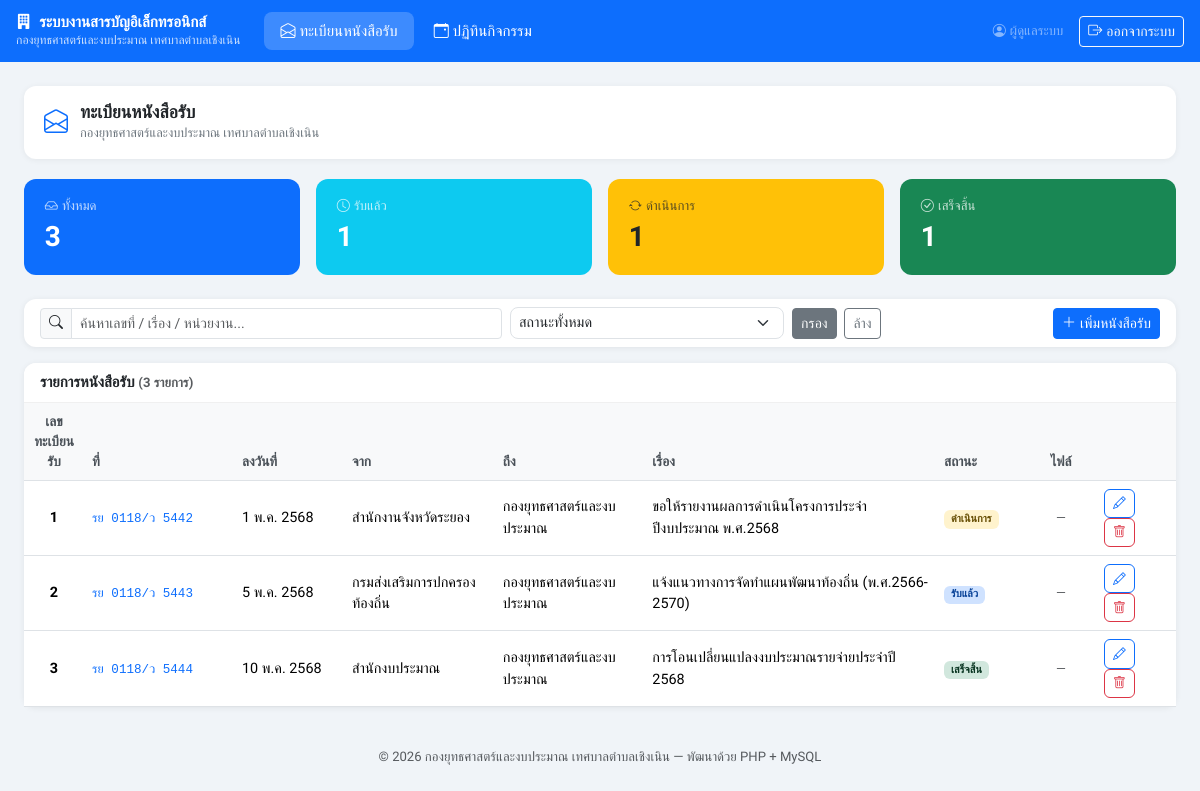
/index.php (signed in), run on the app's committed database.
### tables this page shows
CREATE TABLE IF NOT EXISTS books (
    id INT AUTO_INCREMENT PRIMARY KEY,
    book_ref VARCHAR(100),
    book_date DATE,
    from_org VARCHAR(200) NOT NULL,
    to_org VARCHAR(200),
    subject TEXT NOT NULL,
    status ENUM('รับแล้ว','ดำเนินการ','เสร็จสิ้น') DEFAULT 'รับแล้ว',
    attachment VARCHAR(500),
    created_by INT,
    created_at TIMESTAMP DEFAULT CURRENT_TIMESTAMP,
    updated_at TIMESTAMP DEFAULT CURRENT_TIMESTAMP ON UPDATE CURRENT_TIMESTAMP,
    FOREIGN KEY (created_by) REFERENCES users(id)
);

### includes/config.php (called while the page is built, shortened)
<?php
function currentUser() {
    return $_SESSION ?? [];
}
function thaiDate($date) {
    $months = ['','ม.ค.','ก.พ.','มี.ค.','เม.ย.','พ.ค.','มิ.ย.','ก.ค.','ส.ค.','ก.ย.','ต.ค.','พ.ย.','ธ.ค.'];
    $d = date_create($date);
    $day   = date_format($d, 'j');
    $month = (int) date_format($d, 'n');
    $year  = (int) date_format($d, 'Y') + 543;
    return "$day {$months[$month]} $year";
}
function sanitize($str) {
    return htmlspecialchars(trim($str), ENT_QUOTES, 'UTF-8');
}

### index.php (the view, shortened to what this page needs)
<?php
require_once 'includes/config.php';
$db = getDB();
$activePage = 'books';
$search  = trim($_GET['q'] ?? '');
$where   = '1=1';
$stmt = $db->prepare("SELECT b.*, (SELECT COUNT(*) FROM books b2 WHERE b2.id <= b.id) AS reg_number FROM books b WHERE $where ORDER BY b.id ASC");
$stmt->execute();
$books = $stmt->get_result()->fetch_all(MYSQLI_ASSOC);
$stats   = $db->query("SELECT status, COUNT(*) as cnt FROM books GROUP BY status")->fetch_all(MYSQLI_ASSOC);
$statMap = ['รับแล้ว'=>0,'ดำเนินการ'=>0,'เสร็จสิ้น'=>0];
foreach ($stats as $s) $statMap[$s['status']] = $s['cnt'];
$total = array_sum($statMap);
include 'includes/navbar.php';
?>
<div class="page-header">
  <i class="bi bi-envelope-open text-primary fs-4"></i>
  <div>
    <h4>ทะเบียนหนังสือรับ</h4>
    <p class="sub">กองยุทธศาสตร์และงบประมาณ เทศบาลตำบลเชิงเนิน</p>
  </div>
</div>
<div class="row g-3 mb-4">
  <div class="col-6 col-md-3">
    <div class="stat-card bg-primary"><div class="small opacity-75"><i class="bi bi-inbox me-1"></i>ทั้งหมด</div><div class="fs-3 fw-bold"><?= $total ?></div></div>
  </div>
  <div class="col-6 col-md-3">
    <div class="stat-card bg-info"><div class="small opacity-75"><i class="bi bi-clock me-1"></i>รับแล้ว</div><div class="fs-3 fw-bold"><?= $statMap['รับแล้ว'] ?></div></div>
  </div>
  <div class="col-6 col-md-3">
    <div class="stat-card bg-warning text-dark"><div class="small opacity-75"><i class="bi bi-arrow-repeat me-1"></i>ดำเนินการ</div><div class="fs-3 fw-bold"><?= $statMap['ดำเนินการ'] ?></div></div>
  </div>
  <div class="col-6 col-md-3">
    <div class="stat-card bg-success"><div class="small opacity-75"><i class="bi bi-check-circle me-1"></i>เสร็จสิ้น</div><div class="fs-3 fw-bold"><?= $statMap['เสร็จสิ้น'] ?></div></div>
  </div>
</div>
<div class="card mb-3">
  <div class="card-body py-2 px-3">
    <form method="GET" class="row g-2 align-items-center">
      <div class="col-md-5">
        <div class="input-group input-group-sm">
          <span class="input-group-text"><i class="bi bi-search"></i></span>
          <input type="text" name="q" class="form-control" placeholder="ค้นหาเลขที่ / เรื่อง / หน่วยงาน..." value="<?= sanitize($search) ?>">
        </div>
      </div>
      <div class="col-md-3">
        <select name="status" class="form-select form-select-sm">
          <option value="">สถานะทั้งหมด</option>
        </select>
      </div>
      <div class="col-auto">
        <button type="submit" class="btn btn-sm btn-secondary">กรอง</button>
        <a href="index.php" class="btn btn-sm btn-outline-secondary ms-1">ล้าง</a>
      </div>
      <div class="col-auto ms-auto">
        <button type="button" class="btn btn-sm btn-primary" data-bs-toggle="modal" data-bs-target="#modalBook">
          <i class="bi bi-plus-lg me-1"></i>เพิ่มหนังสือรับ
        </button>
      </div>
    </form>
  </div>
</div>
<div class="card">
  <div class="card-header d-flex justify-content-between align-items-center py-2">
    <span class="fw-semibold">รายการหนังสือรับ <span class="text-muted small">(<?= count($books) ?> รายการ)</span></span>
  </div>
  <div class="card-body p-0">
    <div class="table-responsive">
      <table class="table table-hover mb-0">
        <thead>
          <tr>
            <th style="width:60px" class="text-center">เลขทะเบียนรับ</th>
            <th style="width:150px">ที่</th>
            <th style="width:110px">ลงวันที่</th>
            <th>จาก</th>
            <th>ถึง</th>
            <th>เรื่อง</th>
            <th style="width:90px">สถานะ</th>
            <th style="width:70px" class="text-center">ไฟล์</th>
            <th style="width:80px"></th>
          </tr>
        </thead>
        <tbody>
          <?php if (empty($books)): ?>
          <tr><td colspan="9" class="text-center text-muted py-5">
            <i class="bi bi-inbox fs-3 d-block mb-2"></i>ไม่พบข้อมูล
          </td></tr>
          <?php else: ?>
          <?php foreach ($books as $i => $b): ?>
          <tr>
            <td class="text-center fw-semibold"><?= $b['reg_number'] ?></td>
            <td><code class="text-primary small"><?= sanitize($b['book_ref']) ?></code></td>
            <td class="small"><?= thaiDate($b['book_date']) ?></td>
            <td class="small"><?= sanitize($b['from_org']) ?></td>
            <td class="small"><?= sanitize($b['to_org'] ?: '-') ?></td>
            <td class="small"><?= sanitize($b['subject']) ?></td>
            <td><span class="badge badge-<?= $b['status'] ?>"><?= $b['status'] ?></span></td>
            <td class="text-center">
              <?php if (!empty($b['attachment'])): ?>
                <?php $ext = strtolower(pathinfo($b['attachment'], PATHINFO_EXTENSION)); ?>
                <?php if ($ext === 'pdf'): ?>
                  <a href="uploads/<?= urlencode($b['attachment']) ?>" target="_blank" class="btn btn-outline-danger btn-action" title="เปิด PDF">
                    <i class="bi bi-file-earmark-pdf"></i>
                  </a>
                <?php else: ?>
                  <a href="uploads/<?= urlencode($b['attachment']) ?>" target="_blank" class="btn btn-outline-success btn-action" title="ดูรูปภาพ">
                    <i class="bi bi-image"></i>
                  </a>
                <?php endif; ?>
              <?php else: ?>
                <span class="text-muted small">—</span>
              <?php endif; ?>
            </td>
            <td>
              <button class="btn btn-outline-primary btn-action"
                onclick='openEdit(<?= htmlspecialchars(json_encode($b), ENT_QUOTES) ?>)'
                title="แก้ไข"><i class="bi bi-pencil"></i></button>
              <form method="POST" class="d-inline" onsubmit="return confirm('ยืนยันการลบ?')">
                <button class="btn btn-outline-danger btn-action" title="ลบ"><i class="bi bi-trash"></i></button>
              </form>
            </td>
          </tr>
          <?php endforeach; ?>
          <?php endif; ?>
        </tbody>
      </table>
    </div>
  </div>
</div>
<?php include 'includes/footer.php'; ?>

### includes/navbar.php (shortened to what this page needs)
<!DOCTYPE html>
<html lang="th">
<head>
<link rel="stylesheet" href="https://cdn.jsdelivr.net/npm/bootstrap@5.3.3/dist/css/bootstrap.min.css">
<link rel="stylesheet" href="https://cdn.jsdelivr.net/npm/bootstrap-icons@1.11.3/font/bootstrap-icons.min.css">
</head>
<body>
<nav class="navbar navbar-dark bg-primary px-3 py-2">
  <a class="navbar-brand me-4" href="index.php">
    <div class="navbar-brand-title"><i class="bi bi-building-fill me-2"></i><?= SITE_NAME ?></div>
    <div class="navbar-brand-sub"><?= ORG_NAME ?></div>
  </a>
  <div class="d-flex gap-1 me-auto">
    <a class="nav-link text-white px-3 py-2 <?= ($activePage??'')==='books'?'active':'' ?>" href="index.php">
      <i class="bi bi-envelope-open me-1"></i>ทะเบียนหนังสือรับ
    </a>
    <a class="nav-link text-white px-3 py-2 <?= ($activePage??'')==='events'?'active':'' ?>" href="events.php">
      <i class="bi bi-calendar-event me-1"></i>ปฏิทินกิจกรรม
    </a>
  </div>
  <div class="d-flex align-items-center gap-3">
    <span class="text-white-50 small"><i class="bi bi-person-circle me-1"></i><?= sanitize(currentUser()['full_name'] ?? '') ?></span>
    <a href="logout.php" class="btn btn-outline-light btn-sm">
      <i class="bi bi-box-arrow-right me-1"></i>ออกจากระบบ
    </a>
  </div>
</nav>
<div class="container-fluid py-4 px-4">

### includes/footer.php (shortened to what this page needs)
</div>
<footer class="text-center text-muted small py-3">
  &copy; <?= date('Y') ?> <?= ORG_NAME ?> — พัฒนาด้วย PHP + MySQL
</footer>
</body>
</html>

### includes/navbar.php (style rules this page uses)
body { font-family: 'Sarabun', sans-serif; background: #f0f4f8; font-size: 15px; }
.navbar-brand-title { font-size: .95rem; font-weight: 600; line-height: 1.2; }
.navbar-brand-sub { font-size: .75rem; opacity: .8; }
.nav-link.active { background: rgba(255,255,255,.2); border-radius: 8px; }
.card { border: none; border-radius: 12px; box-shadow: 0 1px 6px rgba(0,0,0,.07); }
.card-header { background: #fff; border-bottom: 1px solid #f0f0f0; border-radius: 12px 12px 0 0 !important; }
.table th { font-weight: 600; font-size: .85rem; background: #f8f9fa; color: #495057; }
.table td { vertical-align: middle; font-size: .9rem; }
.badge-รับแล้ว { background: #cfe2ff; color: #084298; }
.badge-ดำเนินการ { background: #fff3cd; color: #664d03; }
.badge-เสร็จสิ้น { background: #d1e7dd; color: #0a3622; }
.stat-card { border-radius: 12px; padding: 1.1rem 1.3rem; color: #fff; }
.btn-action { padding: .25rem .5rem; font-size: .8rem; }
.form-control, .form-select { font-size: .9rem; border-radius: 8px; }
.page-header { background: #fff; border-radius: 12px; padding: 1rem 1.25rem; margin-bottom: 1.25rem; box-shadow: 0 1px 6px rgba(0,0,0,.06); display: flex; align-items: center; gap: .75rem; }
.page-header h4 { margin: 0; font-weight: 700; font-size: 1.1rem; }
.page-header .sub { font-size: .8rem; color: #6c757d; margin: 0; }

### data on the page
books: reg_number "1", book_ref "รย 0118/ว 5442", book_date "1 พ.ค. 2568", from_org "สำนักงานจังหวัดระยอง", to_org "กองยุทธศาสตร์และงบประมาณ", subject "ขอให้รายงานผลการดำเนินโครงการประจำปีงบประมาณ พ.ศ.2568", status "ดำเนินการ"
books: reg_number "2", book_ref "รย 0118/ว 5443", book_date "5 พ.ค. 2568", from_org "กรมส่งเสริมการปกครองท้องถิ่น", to_org "กองยุทธศาสตร์และงบประมาณ", subject "แจ้งแนวทางการจัดทำแผนพัฒนาท้องถิ่น (พ.ศ.2566-2570)", status "รับแล้ว"
books: reg_number "3", book_ref "รย 0118/ว 5444", book_date "10 พ.ค. 2568", from_org "สำนักงบประมาณ", to_org "กองยุทธศาสตร์และงบประมาณ", subject "การโอนเปลี่ยนแปลงงบประมาณรายจ่ายประจำปี 2568", status "เสร็จสิ้น"

### other printed values
SITE_NAME "ระบบงานสารบัญอิเล็กทรอนิกส์"
ORG_NAME "กองยุทธศาสตร์และงบประมาณ เทศบาลตำบลเชิงเนิน"
currentUser()['full_name'] "ผู้ดูแลระบบ"
$total "3"
$statMap['รับแล้ว'] "1"
$statMap['ดำเนินการ'] "1"
$statMap['เสร็จสิ้น'] "1"
count($books) "3"
